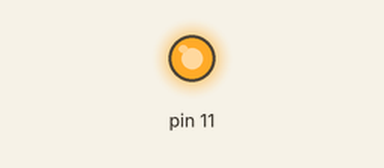
Simulated run of this sketch. Board: Arduino Uno, built with avr-gcc and run on an emulated ATmega328P. Parts: output pins drawn as LEDs (lit = HIGH).

Above: at 2.1 s.
At 3.1 s:
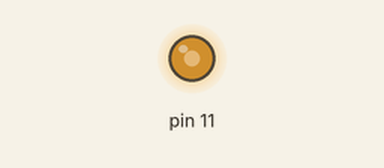
At 4.1 s:
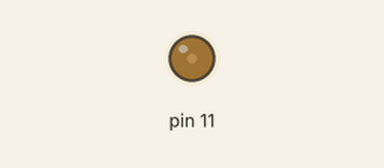
Timing chart, 0 to 5.6 s (numbered marks = the images above):
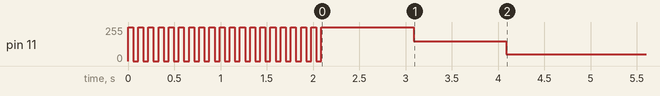

The sketch:

2023-0308_AnalogWrite.ino
```cpp
void setup() {
  // put your setup code here, to run once:
  pinMode(11, OUTPUT);
  for(int i = 1; i<20; i++){
    digitalWrite(11,1);
    delay(55);
    digitalWrite(11,0);
    delay(55);
  }
  analogWrite(11,255);
  delay(1000);
  analogWrite(11,150);
  delay(1000);
  analogWrite(11,50);
  delay(1000);
}

void loop() {
  // put your main code here, to run repeatedly:


}
```
